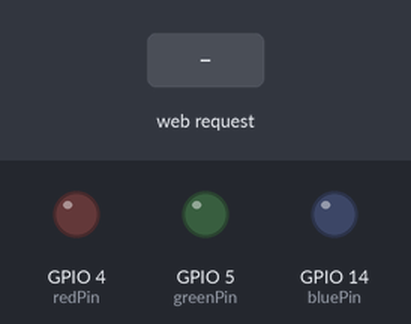
Bench run of a sketch on a simulated ESP8266 (NodeMCU). Shown: output pins drawn as LEDs (lit = HIGH). Inputs (shaded band) come from the test bench. WiFi joins after 1.5 s; servers stay silent unless stated; what the sketch prints to the serial monitor is not drawn.

Above: at 2.7 s.
2.8 s: HTTP request GET /green received
At 3.4 s:
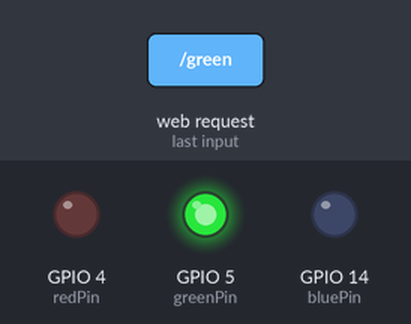
4.3 s: HTTP request GET /red received
At 5.2 s:
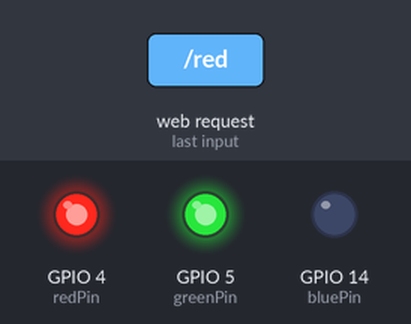
5.8 s: HTTP request GET /blue received
At 6.9 s:
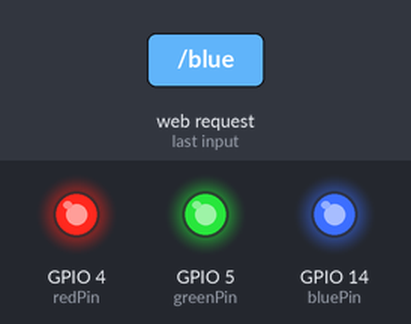
7.3 s: HTTP request GET /green received
At 7.9 s:
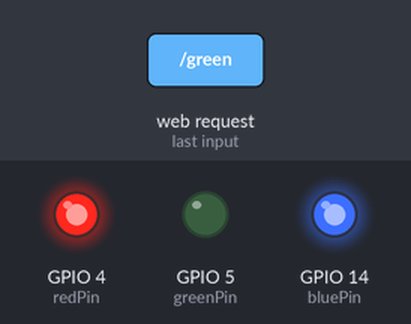
8.8 s: HTTP request GET /red received
At 9.7 s:
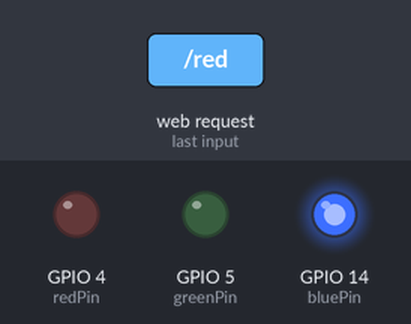
Timing chart, 0 to 11.3 s (numbered marks = the images above; inputs shaded):
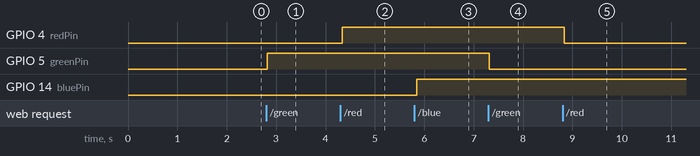

Measured:
- after the input at 2.8 s, GPIO 5 (greenPin): LOW → HIGH at once
- after the input at 4.3 s, GPIO 4 (redPin): LOW → HIGH at once
- after the input at 5.8 s, GPIO 14 (bluePin): LOW → HIGH after 0.05 s
- after the input at 7.3 s, GPIO 5 (greenPin): HIGH → LOW at once
- after the input at 8.8 s, GPIO 4 (redPin): HIGH → LOW at once

The sketch:

ArduinoServer.ino
```cpp
#include <ESP8266WiFi.h>
#include <WiFiClient.h>
#include <ESP8266WebServer.h>
#include <ESP8266mDNS.h>
#include <SoftwareSerial.h>
#include <WString.h>

// SoftwareSerial ESPserial(1, 3);

const char* ssid = "Redmi123";
const char* password = "1234567890";
unsigned long previousMillis = 0;
unsigned int lighting = 0;
unsigned int humidity = 0;

int greenPin = 5; // 5
int redPin = 4;
int bluePin = 14; // 14
int greenPinOn = 0;
int redPinOn = 0;
int bluePinOn = 0;
int ip_first = -1, ip_second = -1, ip_third = -1, ip_fourth = -1;

String webStringForLighting =  "";
String webStringForHumidity =  "";
String webPage = "", javaScript, XML;
int current_time = 0;

ESP8266WebServer server(80);

void web_build(){
  //get_data();
  //handleXML();
  webPage = "";

  webPage += "<!DOCTYPE html>";
  buildJavascript();
  webPage += javaScript;
  webPage += "<head>";
  webPage += "<style>";

  webPage += "table {";
  webPage += "font-family: arial, sans-serif;";
  webPage += "border-collapse: collapse;";
  webPage += "width: 100%;";
  webPage += "}";
  webPage += "td, th {";
  webPage += "border: 1px solid #dddddd;";
  webPage += "text-align: left;";
  webPage += "padding: 8px;";
  webPage += "}";
  webPage += "tr:nth-child(even) {";
  webPage += "background-color: #89b6ff;";
  webPage += "}";

  webPage += ".btn-group button {";
  webPage += "width: 100%;";
  webPage += "background-color: #4CAF50; /* Green background */";
  webPage += "border: 2px solid; /* Green border */";
  webPage += "color: white; /* White text */";
  webPage += "padding: 10px 24px; /* Some padding */";
  webPage += "cursor: pointer; /* Pointer/hand icon */";
  webPage += "float: left; /* Float the buttons side by side */";
  webPage += "}";

  webPage += ".btn-group button:not(:last-child) {";
  webPage += "border-right: none; /* Prevent double borders */";
  webPage += "}";

  webPage += ".btn-group:after {";
  webPage += "content: "";";
  webPage += "clear: both;";
  webPage += "display: table;";
  webPage += "}";

  webPage += "</style>";
  webPage += "</head>";

  webPage += "<body onload='process();'>";

  webPage += "<div><h2 style='margin: 0px 0px 10px 0px; padding: 0px'>Lighting color</h2></div>";

  webPage += "<div class=\"btn-group\">";
  if(!greenPinOn){
    webPage += "<a href=\"green\"><button style='background-color: darkgray; border: 3px solid green; width: 33%'>Green</button></a>";
  }
  else{
    webPage += "<a href=\"green\"><button style='background-color: green; border: 3px solid green; width: 33%'>Green</button></a>";
  }

  if(!redPinOn){
    webPage += "<a href=\"red\"><button style='background-color: darkgray; border: 3px solid red; width: 33%'>Red</button></a>";
  }
  else{
    webPage += "<a href=\"red\"><button style='background-color: red; border: 3px solid red; width: 33%'>Red</button></a>";
  }

  if(!bluePinOn){
    webPage += "<a href=\"blue\"><button style='background-color: darkgray; border: 3px solid blue; width: 33%'>Blue</button></a>";
  }
  else{
    webPage += "<a href=\"blue\"><button style='background-color: blue; border: 3px solid blue; width: 33%'>Blue</button></a>";
  }
  webPage += "</div>";

  webPage += "<div><h2 style='margin: 10px 0px 10px 0px; padding: 0px'>Information</h2></div>";

  webPage += "<table>";
  webPage += "<tr>";
  webPage += "<td>Lighting level</td>";
  webPage += "<td id=\"lighting\"></td>";
  webPage += "</tr>";
  webPage += "<tr>";
  webPage += "<td>Level of water</td>";
  webPage += "<td id=\"humidity\"></td>";
  webPage += "</tr>";
  webPage += "</table>";

  webPage += "</body></html>";
}

void buildXML() {
//     get_data();
     XML = "<?xml version=\"1.0\"?>";
     XML += "<data>";
     XML += "<lighting>";
     XML += (String)lighting;
     XML += "</lighting>";
     XML += "<humidity>";
     XML += (String)humidity;
     XML += "</humidity>";
     XML += "</data>";
}

void buildJavascript() {
     javaScript = "<SCRIPT>\n";
     javaScript += "var xmlHttp=createXmlHttpObject();\n";
     javaScript += "function createXmlHttpObject(){\n";
     javaScript += " if(window.XMLHttpRequest){\n";
     javaScript += "    xmlHttp=new XMLHttpRequest();\n";
     javaScript += " }else{\n";
     javaScript += "    xmlHttp=new ActiveXObject('Microsoft.XMLHTTP');\n";
     javaScript += " }\n";
     javaScript += " return xmlHttp;\n";
     javaScript += "}\n";
     javaScript += "function process(){\n";
     javaScript += " if(xmlHttp.readyState==0 || xmlHttp.readyState==4){\n";
     javaScript += "   xmlHttp.open('PUT','xml',true);\n";
     javaScript += "   xmlHttp.onreadystatechange=handleServerResponse;\n"; // no brackets?????
     javaScript += "   xmlHttp.send(null);\n";
     javaScript += " }\n";
     javaScript += " setTimeout('process()',1000);\n";
     javaScript += "}\n";
     javaScript += "function handleServerResponse(){\n";
     javaScript += " if(xmlHttp.readyState==4 && xmlHttp.status==200){\n";
     javaScript += "   xmlResponse=xmlHttp.responseXML;\n";

     javaScript += "   xmldoc = xmlResponse.getElementsByTagName('lighting');\n";
     javaScript += "   message = xmldoc[0].firstChild.nodeValue;\n";
     javaScript += "   document.getElementById('lighting').textContent=message;\n";

     javaScript += "   xmldoc = xmlResponse.getElementsByTagName('humidity');\n";
     javaScript += "   message = xmldoc[0].firstChild.nodeValue;\n";
     javaScript += "   document.getElementById('humidity').textContent=message;\n";
     javaScript += " }\n";
     javaScript += "}\n";
     javaScript += "</SCRIPT>\n";
}

void handleXML() {
     buildXML();
     server.send(200, "text/xml", XML);
}

void handleRoot() {
  server.send(200, "text/html", webPage);
}

void handleNotFound() {
  String message = "File Not Found\n\n";
  message += "URI: ";
  message += server.uri();
  message += "\nMethod: ";
  message += (server.method() == HTTP_GET) ? "GET" : "POST";
  message += "\nArguments: ";
  message += server.args();
  message += "\n";
  for (uint8_t i = 0; i < server.args(); i++) {
    message += " " + server.argName(i) + ": " + server.arg(i) + "\n";
  }
  server.send(404, "text/plain", message);
}

void setup(void) {
  pinMode(greenPin, OUTPUT);
  pinMode(redPin, OUTPUT);
  pinMode(bluePin, OUTPUT);
  Serial.begin(115200);
  Serial.swap();
  WiFi.mode(WIFI_STA);
  WiFi.begin(ssid, password);


  previousMillis = millis();

  while (WiFi.status() != WL_CONNECTED) {
    delay(100);
  }


String ipadress = WiFi.localIP().toString();
  ipadress += ".";
  String sended = "";
  int int_sended;
  int i = 0;
  int id_ip = 0;
  while (ipadress[i]) {
    if (ipadress[i] != '.'){
        sended += ipadress[i];
    }else{
      int_sended = sended.toInt();
      switch(id_ip){
        case 0: ip_first = int_sended; break;
        case 1: ip_second = int_sended; break;
        case 2: ip_third = int_sended; break;
        case 3: ip_fourth = int_sended; break;
        }
      sended = "";
      ++id_ip;
    }
    ++i;
}

  server.on("/", []() {
    web_build();
    server.send(200, "text/html", webPage);
  });

  server.on("/xml", handleXML);

  server.on("/green", []() {
    if(greenPinOn){
      digitalWrite(greenPin, LOW);
      greenPinOn = 0;
      //Serial.println((int)(greenPinOn*100 + redPinOn*10 + bluePinOn));
    }
    else{
      digitalWrite(greenPin, HIGH);
      greenPinOn = 1;
      //Serial.println((int)(greenPinOn*100 + redPinOn*10 + bluePinOn));
    }
    web_build();
    server.send(200, "text/html", webPage);
  });

  server.on("/red", []() {
    if(redPinOn){
      digitalWrite(redPin, LOW);
      redPinOn = 0;
      //Serial.println((int)(greenPinOn*100 + redPinOn*10 + bluePinOn));
    }
    else{
      digitalWrite(redPin, HIGH);
      redPinOn = 1;
      //Serial.println((int)(greenPinOn*100 + redPinOn*10 + bluePinOn));
    }
    web_build();
    server.send(200, "text/html", webPage);
  });

  server.on("/blue", []() {
    if(bluePinOn){
      digitalWrite(bluePin, LOW);
      bluePinOn = 0;
      //Serial.println((int)(greenPinOn*100 + redPinOn*10 + bluePinOn));
    }
    else{
      digitalWrite(bluePin, HIGH);
      bluePinOn = 1;
      //Serial.println((int)(greenPinOn*100 + redPinOn*10 + bluePinOn));
    }
    web_build();
    server.send(200, "text/html", webPage);
  });

  server.onNotFound(handleNotFound);

  server.begin();
}

void send_ip_data(int ip_con_id, int value){
      uint8_t buff[4] = {(uint8_t)ip_con_id, (uint8_t)ip_con_id, (uint8_t)value, (uint8_t)value};
       Serial.write(buff, sizeof(buff));
}

void loop(void) {
    if(current_time < 15000){
      String str = WiFi.localIP().toString();
      int just_because_i_can = 20 - WiFi.localIP().toString().length();

      String minuses = "";
      for(int i = 0; i < just_because_i_can; i++){
          minuses += "-";
      }
      str += minuses;

      Serial.print(str);
      delay(50);
}


  server.handleClient();

  if(Serial.available() > 0) {
    unsigned int data = Serial.parseInt();
    if(data){
          lighting = (int)(data / 5000);
          humidity = data % 5000;
    }
  }

current_time++;
}
```
